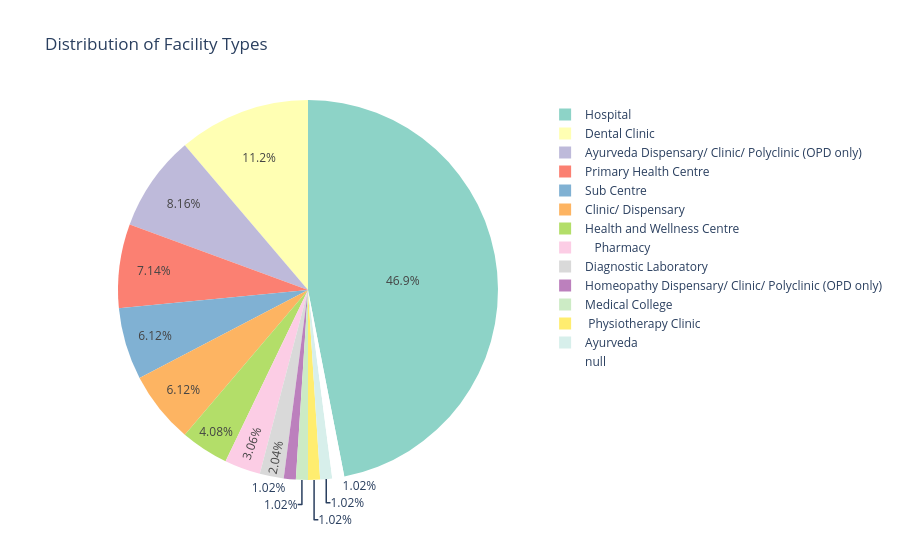

Notebook code for this chart:
### Code cell
fig = px.pie(df, names="Facility_Type",
             title="Distribution of Facility Types",color_discrete_sequence=px.colors.qualitative.Set3
)
fig.show()

### Figure 1 — Plotly figure (JSON) as saved in the notebook; plotly's stock layout.template omitted (floating-point values rounded to 4 significant figures)
{"data": [{"domain": {"x": [0, 1], "y": [0, 1]}, "hovertemplate": "Facility_Type=%{label}<extra></extra>", "labels": ["Dental Clinic", "Sub Centre", "Hospital", "Diagnostic Laboratory", "Hospital", "Dental Clinic", "Dental Clinic", "Clinic/ Dispensary", "Hospital", "Dental Clinic", "Ayurveda Dispensary/ Clinic/ Polyclinic (OPD only)", "Ayurveda Dispensary/ Clinic/ Polyclinic (OPD only)", "Dental Clinic", "Dental Clinic", "Dental Clinic", "Homeopathy Dispensary/ Clinic/ Polyclinic (OPD only)", " \r\n\r\nPharmacy", " \r\n\r\nPharmacy", "Health and Wellness Centre", "Ayurveda Dispensary/ Clinic/ Polyclinic (OPD only)", "Primary Health Centre", "Clinic/ Dispensary", "Hospital", "Ayurveda Dispensary/ Clinic/ Polyclinic (OPD only)", "Sub Centre", "Medical College", "Hospital", "Hospital", "Hospital", "Hospital", "Hospital", "\r\nPhysiotherapy Clinic", "Hospital", "Hospital", "Hospital", "Hospital", "Hospital", "Hospital", "Diagnostic Laboratory", "Hospital", "Hospital", "Ayurveda Dispensary/ Clinic/ Polyclinic (OPD only)", "Ayurveda Dispensary/ Clinic/ Polyclinic (OPD only)", "Sub Centre", "Ayurveda Dispensary/ Clinic/ Polyclinic (OPD only)", "Sub Centre", "Hospital", "Hospital", "Hospital", "Hospital", "Hospital", "Hospital", "Hospital", "Hospital", "Hospital", "Hospital", "Hospital", "Hospital", "Sub Centre", "Hospital", " \r\n\r\nPharmacy", "Hospital", "Dental Clinic", "Sub Centre", "Clinic/ Dispensary", "Dental Clinic", "Hospital", "Hospital", "Ayurveda", "Dental Clinic", "Hospital", "Primary Health Centre", "Primary Health Centre", "Primary Health Centre", "Clinic/ Dispensary", "Hospital", "Health and Wellness Centre", "Hospital", "Hospital", "Hospital", "Clinic/ Dispensary", "Hospital", "Hospital", "Ayurveda Dispensary/ Clinic/ Polyclinic (OPD only)", "Dental Clinic", "Hospital", "Hospital", "Hospital", "Clinic/ Dispensary", "Hospital", "Hospital", "Primary Health Centre", "Primary Health Centre", "Health and Wellness Centre", "Primary Health Centre", "Hospital", "Health and Wellness Centre", null], "legendgroup": "", "name": "", "showlegend": true, "type": "pie"}], "layout": {"legend": {"tracegroupgap": 0}, "piecolorway": ["rgb(141,211,199)", "rgb(255,255,179)", "rgb(190,186,218)", "rgb(251,128,114)", "rgb(128,177,211)", "rgb(253,180,98)", "rgb(179,222,105)", "rgb(252,205,229)", "rgb(217,217,217)", "rgb(188,128,189)", "rgb(204,235,197)", "rgb(255,237,111)"], "title": {"text": "Distribution of Facility Types"}}}
